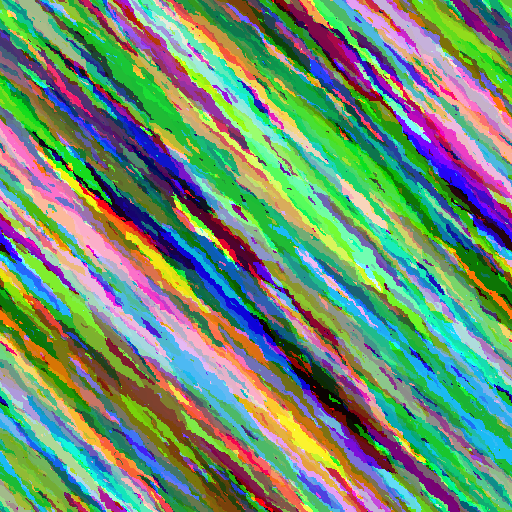
#> input picture homework01/MathPic.ppm, 512 x 512 px, given in place of characters_test_pattern.tif, which was not available
$ python __init__.py
#> lines starting #> are read from the running program, lines starting #| are printed output that depends on the picture; pictures that were not available may be replaced by others from this repository, and a replacement may not be noted
import cv2
import numpy as np

# import ideal_filter as idf
# import butterworth_filter as bwf
# import gaussian_filter as gsf

from optparse import OptionParser


def parse_args():

    parser = OptionParser()

    parser.add_option("-d", "--threshold", type="float", dest="threshold", default=30.0)
    parser.add_option("-n", "--dimension", type="float", dest="dim", default=2)
    parser.add_option("-m", "--mode", type="string", dest="mode", default="hi")

    options, arguments = parser.parse_args()
    return options


def normalize(img):

    _max = float(max(img.flatten()))
    _min = float(min(img.flatten()))
    w, h = img.shape
    for i in range(w):
        for j in range(h):
            img[i, j] = int(255 * (img[i, j] - _min) / _max)

    return img


def center_transform(img, dst=None):

    w, h = img.shape
    ic = np.zeros((w, h), int)
    for i in range(w):
        for j in range(h):
            ic[i, j] = ((-1)**(i + j)) * img[i, j]

    result = normalize(ic)
    if dst:
        cv2.imwrite(dst, result)

    return ic


if __name__ == '__main__':

    fn = "../img/characters_test_pattern.tif"
    im = cv2.cvtColor(cv2.imread(fn, cv2.IMREAD_COLOR), cv2.COLOR_BGR2GRAY)
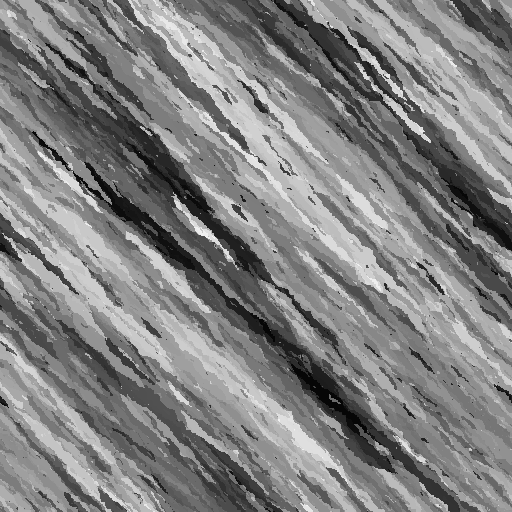
#> im: shape (512, 512); min 4, max 244, mean 129.4
    center_transform(im, dst="../img/center_transformed.tif")
#> after the loop in center_transform, `for i in range(w):`:
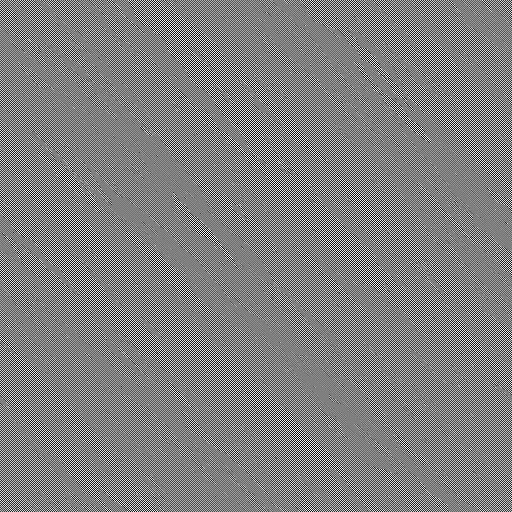
#> ic: shape (512, 512) int64; min -244, max 244, mean 0; drawn with min black and max white

$ run again, on homework01/card.ppm
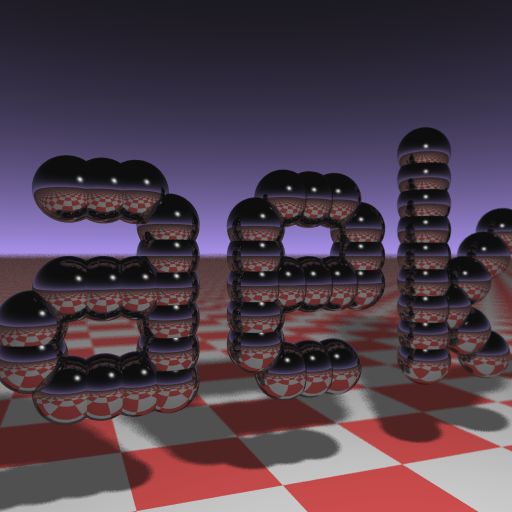
#> input picture homework01/card.ppm, 512 x 512 px, given in place of characters_test_pattern.tif, which was not available
#> `im = cv2.cvtColor(cv2.imread(fn, cv2.IMREAD_COLOR), cv2.COLOR_BGR2GRAY)`:
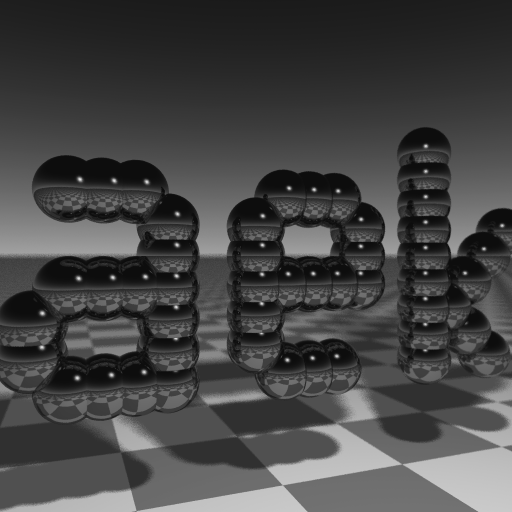
#> im: shape (512, 512); min 13, max 226, mean 68.9
